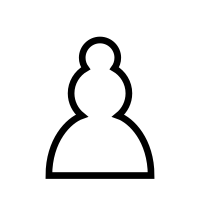
#> input picture pieces/white_pawn.png, 200 x 200 px
$ python pieces.py
#> lines starting #> are read from the running program, lines starting #| are printed output that depends on the picture
from PIL import Image, ImageTk
size = 70

white_pawn = Image.open('./pieces/white_pawn.png').resize((size, size))
white_knight = Image.open('./pieces/white_knight.png').resize((size, size))
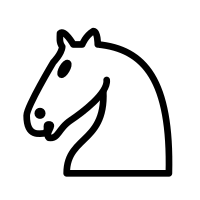
#> input picture pieces/white_knight.png, 200 x 200 px
white_bishop = Image.open('./pieces/white_bishop.png').resize((size, size))
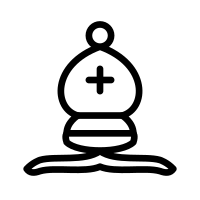
#> input picture pieces/white_bishop.png, 200 x 200 px
white_rook = Image.open('./pieces/white_rook.png').resize((size, size))
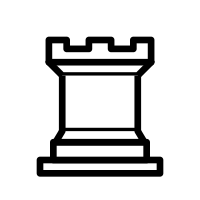
#> input picture pieces/white_rook.png, 200 x 200 px
white_queen = Image.open('./pieces/white_queen.png').resize((size, size))
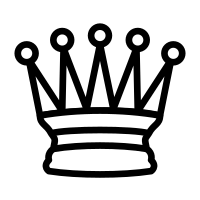
#> input picture pieces/white_queen.png, 200 x 200 px
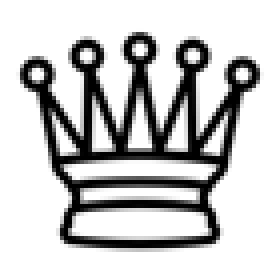
#> white_queen: PIL image 70x70 RGBA (shown 4 times larger); mean R, G, B, A 39.5, 39.5, 39.5, 95.9; transparent parts drawn white
white_king = Image.open('./pieces/white_king.png').resize((size, size))
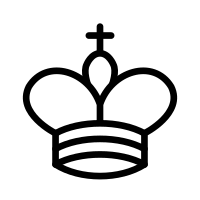
#> input picture pieces/white_king.png, 200 x 200 px
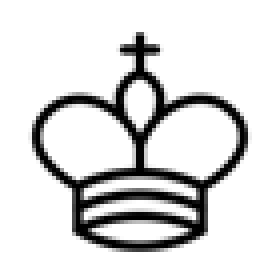
#> white_king: PIL image 70x70 RGBA (shown 4 times larger); mean R, G, B, A 52.2, 52.2, 52.2, 87.7; transparent parts drawn white

#> (the run stopped early here; a loop or call above may not have finished)
